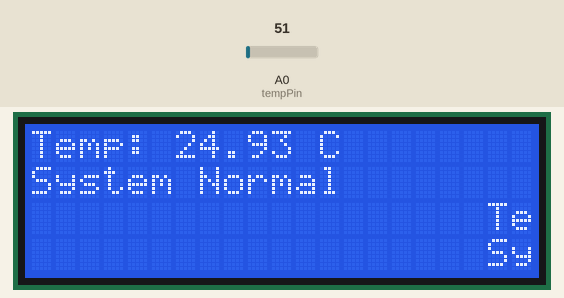
Simulated run of this sketch. Board: Arduino Uno, built with avr-gcc and run on an emulated ATmega328P. Parts: 21×4 character LCD. Inputs (shaded band) come from the test bench; at power-on: A0 (tempPin) = 51. What the sketch prints to the serial monitor is not drawn.

Above: at 6.3 s.
6.4 s: A0 (tempPin) set to 58
At 8.5 s:
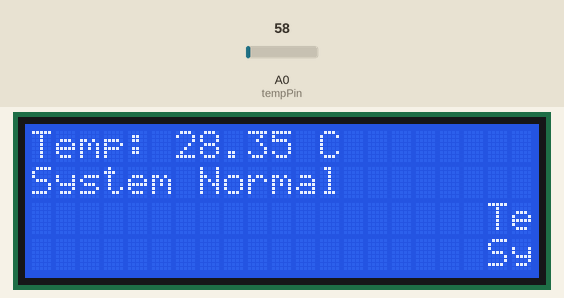
8.8 s: A0 (tempPin) set to 65
At 10.6 s:
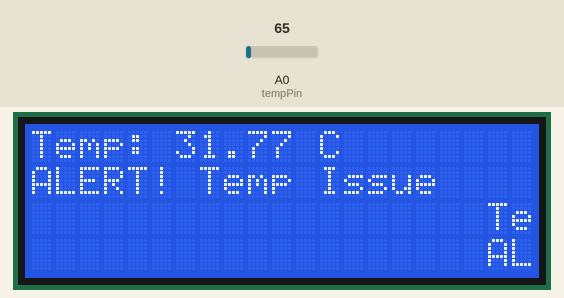
10.9 s: A0 (tempPin) set to 61
At 12.8 s:
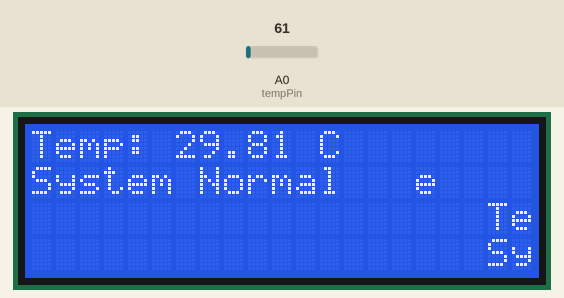
13.1 s: A0 (tempPin) set to 22
At 14.9 s:
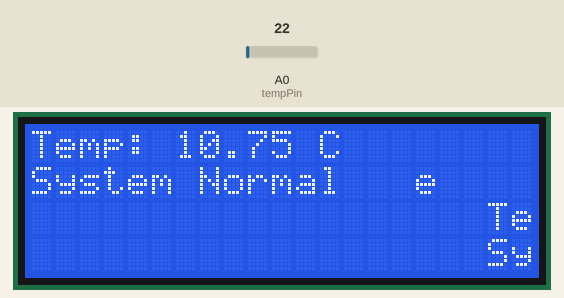
15.2 s: A0 (tempPin) set to 19
At 17.2 s:
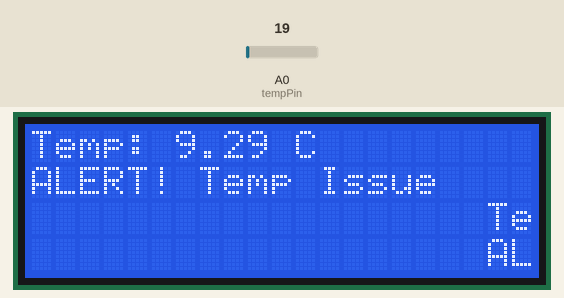
Timing chart, 0 to 18.3 s (numbered marks = the images above; inputs shaded):
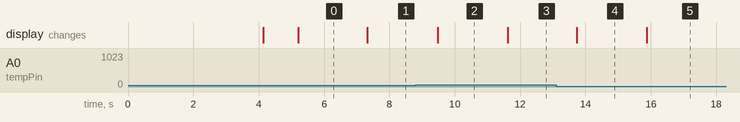

The sketch:

home_automation_with_blutooth.ino
```cpp
#include <Wire.h>
#include <LiquidCrystal_I2C.h>

// Pin for the LM35 temperature sensor
const int tempPin = A0;

// Variables for temperature readings
float temperatureC = 0.0;
float voltage = 0.0;
int sensorValue = 0;

// Create an LCD object with I2C address 0x27 (check your LCD address if different)
LiquidCrystal_I2C lcd(0x27, 16, 2);

// Define temperature thresholds for alerts (e.g., over 30°C or below 10°C)
const float upperThreshold = 30.0;
const float lowerThreshold = 10.0;

// Define status flags for alerts
bool temperatureWarning = false;

void setup() {
  // Start serial communication for debugging
  Serial.begin(9600);

  // Initialize the LCD screen
  lcd.begin(21,4);
  lcd.backlight(); // Turn on the backlight

  // Display a welcome message on the LCD
  displayCustomMessage("Temp Monitoring\nSystem Initializing");
  delay(2000); // Display the message for 2 seconds
  lcd.clear();

  // Initialize sensor readings
  initializeSensor();
}

void loop() {
  // Read temperature sensor data
  sensorValue = analogRead(tempPin);
  voltage = sensorValue * (5.0 / 1023.0); // Convert sensor value to voltage
  temperatureC = voltage * 100.0; // Convert voltage to temperature in Celsius (LM35)

  // Display temperature on Serial Monitor for debugging
  Serial.print("Sensor Value: ");
  Serial.print(sensorValue);
  Serial.print(" - Voltage: ");
  Serial.print(voltage);
  Serial.print("V - Temperature: ");
  Serial.print(temperatureC);
  Serial.println(" C");

  // Check if the temperature exceeds defined limits
  checkTemperatureAlert(temperatureC);

  // Display the temperature on the LCD
  updateLCD("Temp: " + String(temperatureC) + " C", 0);

  // Show alert messages if temperature is too high or low
  if (temperatureWarning) {
    updateLCD("ALERT! Temp Issue", 1);
  } else {
    updateLCD("System Normal", 1);
  }

  // Wait 1 second before taking the next reading
  delay(1000);
}

// Function to check if the temperature exceeds the threshold
void checkTemperatureAlert(float currentTemp) {
  // If the temperature is higher than the upper threshold
  if (currentTemp > upperThreshold) {
    temperatureWarning = true;
    Serial.println("Warning: Temperature is too high!");
  }
  // If the temperature is lower than the lower threshold
  else if (currentTemp < lowerThreshold) {
    temperatureWarning = true;
    Serial.println("Warning: Temperature is too low!");
  }
  // If the temperature is within the normal range
  else {
    temperatureWarning = false;
  }
}

// Function to initialize the sensor with a brief calibration
void initializeSensor() {
  Serial.println("Initializing Temperature Sensor...");
  updateLCD("Sensor Initializing", 1);
  delay(1000); // Delay to simulate sensor initialization time
  Serial.println("Sensor Initialized.");
  lcd.clear();
}

// Function to handle LCD updates efficiently
void updateLCD(String message, int line) {
  // Clear the specified line on the LCD before updating
  lcd.setCursor(0, line);
  lcd.print("                "); // Clear the line with spaces
  lcd.setCursor(0, line);
  lcd.print(message); // Print the new message on the specified line
}

// Function to display a custom message on the LCD
void displayCustomMessage(String message) {
  lcd.clear();
  int line = 0;
  int pos = 0;
  while (pos < message.length()) {
    int nextPos = message.indexOf('\n', pos);
    if (nextPos == -1) nextPos = message.length();
    lcd.setCursor(0, line);
    lcd.print(message.substring(pos, nextPos));
    pos = nextPos + 1;
    line++;
  }
  delay(2000); // Display custom message for 2 seconds
}
```

Measured:
- the behaviour switches between 61 and 62 on A0 (tempPin) (found by bisection; images 1 and 2)
- the behaviour switches between 21 and 20 on A0 (tempPin) (found by bisection; images 4 and 5)
- after the input at 6.4 s, the display: changes after 0.92 s (image 1)
- after the input at 8.8 s, the display: changes after 0.67 s (image 2)
- after the input at 10.9 s, the display: changes after 0.72 s (image 3)
- after the input at 13.1 s, the display: changes after 0.64 s (image 4)
- after the input at 15.2 s, the display: changes after 0.68 s (image 5)
